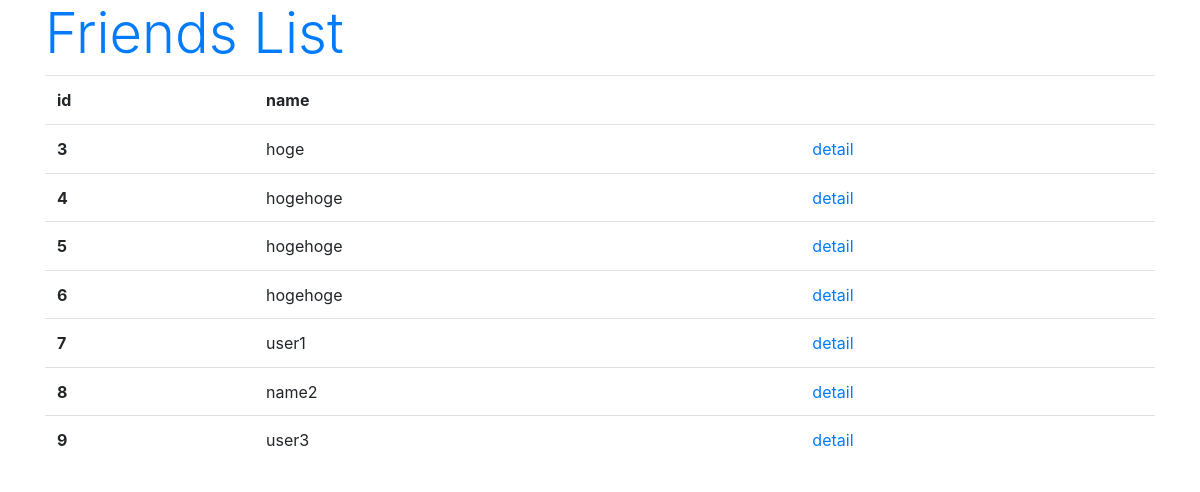
Page /hello/list on the committed database.
### hello/models.py (models this page shows, shortened)
class Friend(models.Model):
    name=models.CharField(max_length=100,validators=[number_only])
    mail=models.EmailField(max_length=200)
    gender=models.BooleanField()
    age=models.IntegerField(validators=[MinValueValidator(0),MaxValueValidator(150)])
    birthday=models.DateField()

### hello/views.py (the view)
# urls.py: path('list', FriendList.as_view()),
class FriendList(ListView):
    model= Friend

### hello/templates/hello/friend_list.html (shortened to what this page needs)
{% load static %}
<!doctype html>
<html lang="ja">
<head>
    <link rel="stylesheet"
    href="https://stackpath.bootstrapcdn.com/bootstrap/4.3.1/css/bootstrap.min.css"
>
</head>
<body class="container">
    <h1 class="display-4 text-primary">
        Friends List</h1>
    <table class="table">
        <tr>
            <th>id</th>
            <th>name</th>
            <th></th>
        </tr>
    {% for item in object_list %}
        <tr>
            <th>{{item.id}}</th>
            <td>{{item.name}}</td>
            <td><a href="/hello/detail/{{item.id}}">detail</a></td>
        <tr>
    {% endfor %}
    </table>
</body>
</html>

### rows in the picture
Friend: id "3", name "hoge"
Friend: id "4", name "hogehoge"
Friend: id "5", name "hogehoge"
Friend: id "6", name "hogehoge"
Friend: id "7", name "user1"
Friend: id "8", name "name2"
Friend: id "9", name "user3"
